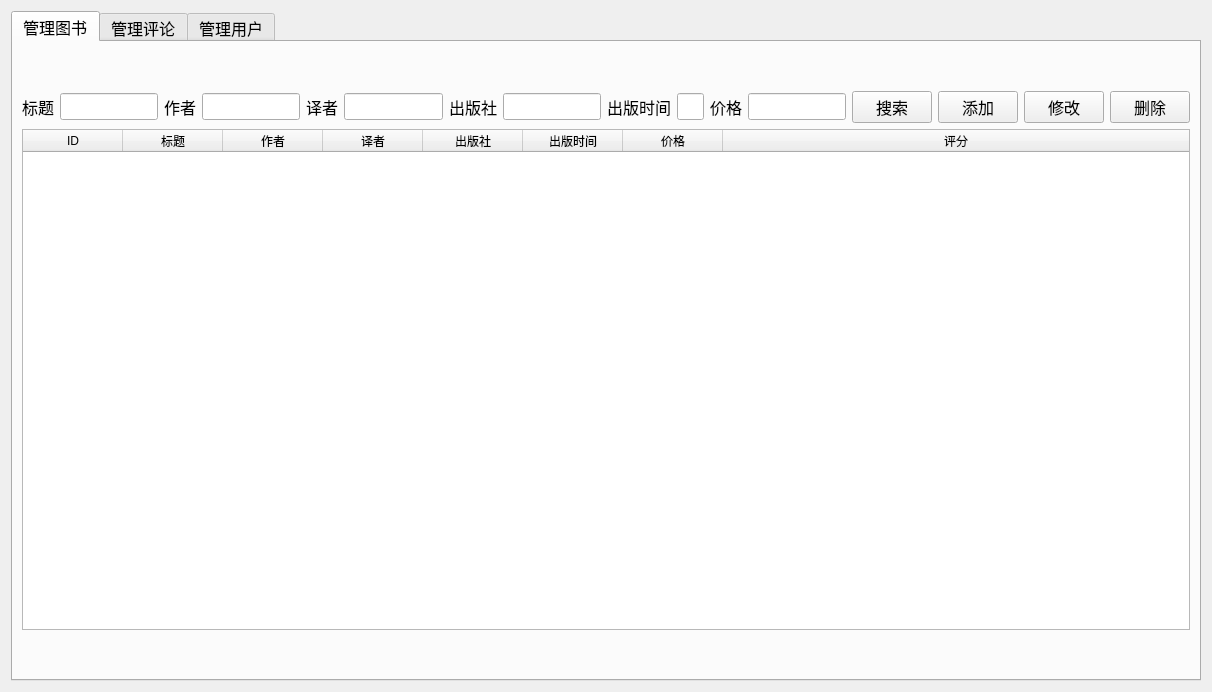
<?xml version="1.0" encoding="UTF-8"?>
<ui version="4.0">
 <class>Admin</class>
 <widget class="QWidget" name="Admin">
  <property name="geometry">
   <rect>
    <x>0</x>
    <y>0</y>
    <width>1212</width>
    <height>692</height>
   </rect>
  </property>
  <property name="font">
   <font>
    <family>Arial</family>
    <pointsize>12</pointsize>
   </font>
  </property>
  <property name="windowTitle">
   <string>管理员界面</string>
  </property>
  <layout class="QGridLayout" name="gridLayout">
   <item row="0" column="0">
    <widget class="QTabWidget" name="tabWidget">
     <property name="currentIndex">
      <number>0</number>
     </property>
     <widget class="QWidget" name="tab">
      <attribute name="title">
       <string>管理图书</string>
      </attribute>
      <layout class="QGridLayout" name="gridLayout_3">
       <item row="0" column="0">
        <layout class="QGridLayout" name="gridLayout_2">
         <item row="3" column="0">
          <spacer name="verticalSpacer_2">
           <property name="orientation">
            <enum>Qt::Vertical</enum>
           </property>
           <property name="sizeType">
            <enum>QSizePolicy::Preferred</enum>
           </property>
           <property name="sizeHint" stdset="0">
            <size>
             <width>20</width>
             <height>40</height>
            </size>
           </property>
          </spacer>
         </item>
         <item row="0" column="0">
          <spacer name="verticalSpacer">
           <property name="orientation">
            <enum>Qt::Vertical</enum>
           </property>
           <property name="sizeType">
            <enum>QSizePolicy::Preferred</enum>
           </property>
           <property name="sizeHint" stdset="0">
            <size>
             <width>20</width>
             <height>40</height>
            </size>
           </property>
          </spacer>
         </item>
         <item row="1" column="0">
          <layout class="QHBoxLayout" name="horizontalLayout">
           <item>
            <spacer name="horizontalSpacer_5">
             <property name="orientation">
              <enum>Qt::Horizontal</enum>
             </property>
             <property name="sizeHint" stdset="0">
              <size>
               <width>40</width>
               <height>20</height>
              </size>
             </property>
            </spacer>
           </item>
           <item>
            <widget class="QLabel" name="label">
             <property name="text">
              <string>标题</string>
             </property>
            </widget>
           </item>
           <item>
            <widget class="QLineEdit" name="lineEdit_book_title">
             <property name="text">
              <string/>
             </property>
            </widget>
           </item>
           <item>
            <spacer name="horizontalSpacer">
             <property name="orientation">
              <enum>Qt::Horizontal</enum>
             </property>
             <property name="sizeHint" stdset="0">
              <size>
               <width>40</width>
               <height>20</height>
              </size>
             </property>
            </spacer>
           </item>
           <item>
            <spacer name="horizontalSpacer_2">
             <property name="orientation">
              <enum>Qt::Horizontal</enum>
             </property>
             <property name="sizeHint" stdset="0">
              <size>
               <width>40</width>
               <height>20</height>
              </size>
             </property>
            </spacer>
           </item>
           <item>
            <widget class="QLabel" name="label_3">
             <property name="text">
              <string>作者</string>
             </property>
            </widget>
           </item>
           <item>
            <widget class="QLineEdit" name="lineEdit_book_author"/>
           </item>
           <item>
            <spacer name="horizontalSpacer_3">
             <property name="orientation">
              <enum>Qt::Horizontal</enum>
             </property>
             <property name="sizeHint" stdset="0">
              <size>
               <width>40</width>
               <height>20</height>
              </size>
             </property>
            </spacer>
           </item>
           <item>
            <widget class="QLabel" name="label_4">
             <property name="text">
              <string>译者</string>
             </property>
            </widget>
           </item>
           <item>
            <widget class="QLineEdit" name="lineEdit_book_translator"/>
           </item>
           <item>
            <spacer name="horizontalSpacer_7">
             <property name="orientation">
              <enum>Qt::Horizontal</enum>
             </property>
             <property name="sizeHint" stdset="0">
              <size>
               <width>40</width>
               <height>20</height>
              </size>
             </property>
            </spacer>
           </item>
           <item>
            <widget class="QLabel" name="label_5">
             <property name="text">
              <string>出版社</string>
             </property>
            </widget>
           </item>
           <item>
            <widget class="QLineEdit" name="lineEdit_book_press"/>
           </item>
           <item>
            <spacer name="horizontalSpacer_4">
             <property name="orientation">
              <enum>Qt::Horizontal</enum>
             </property>
             <property name="sizeHint" stdset="0">
              <size>
               <width>40</width>
               <height>20</height>
              </size>
             </property>
            </spacer>
           </item>
           <item>
            <widget class="QLabel" name="label_2">
             <property name="text">
              <string>出版时间</string>
             </property>
            </widget>
           </item>
           <item>
            <widget class="QLineEdit" name="lineEdit_book_time">
             <property name="maximumSize">
              <size>
               <width>60</width>
               <height>16777215</height>
              </size>
             </property>
             <property name="font">
              <font>
               <family>Arial</family>
               <pointsize>12</pointsize>
               <underline>false</underline>
              </font>
             </property>
             <property name="focusPolicy">
              <enum>Qt::StrongFocus</enum>
             </property>
            </widget>
           </item>
           <item>
            <widget class="QLabel" name="label_6">
             <property name="text">
              <string>价格</string>
             </property>
            </widget>
           </item>
           <item>
            <widget class="QLineEdit" name="lineEdit_book_price"/>
           </item>
           <item>
            <spacer name="horizontalSpacer_8">
             <property name="orientation">
              <enum>Qt::Horizontal</enum>
             </property>
             <property name="sizeHint" stdset="0">
              <size>
               <width>40</width>
               <height>20</height>
              </size>
             </property>
            </spacer>
           </item>
           <item>
            <widget class="QPushButton" name="pushButton_book_search">
             <property name="text">
              <string>搜索</string>
             </property>
            </widget>
           </item>
           <item>
            <widget class="QPushButton" name="pushButton_book_add">
             <property name="text">
              <string>添加</string>
             </property>
            </widget>
           </item>
           <item>
            <widget class="QPushButton" name="pushButton_book_alter">
             <property name="text">
              <string>修改</string>
             </property>
            </widget>
           </item>
           <item>
            <widget class="QPushButton" name="pushButton_book_del">
             <property name="text">
              <string>删除</string>
             </property>
            </widget>
           </item>
           <item>
            <spacer name="horizontalSpacer_6">
             <property name="orientation">
              <enum>Qt::Horizontal</enum>
             </property>
             <property name="sizeHint" stdset="0">
              <size>
               <width>40</width>
               <height>20</height>
              </size>
             </property>
            </spacer>
           </item>
          </layout>
         </item>
         <item row="2" column="0">
          <widget class="QTableWidget" name="tableWidget_book">
           <property name="autoFillBackground">
            <bool>false</bool>
           </property>
           <property name="editTriggers">
            <set>QAbstractItemView::NoEditTriggers</set>
           </property>
           <property name="dragEnabled">
            <bool>false</bool>
           </property>
           <property name="columnCount">
            <number>8</number>
           </property>
           <attribute name="horizontalHeaderCascadingSectionResizes">
            <bool>false</bool>
           </attribute>
           <attribute name="horizontalHeaderHighlightSections">
            <bool>true</bool>
           </attribute>
           <attribute name="horizontalHeaderShowSortIndicator" stdset="0">
            <bool>false</bool>
           </attribute>
           <attribute name="horizontalHeaderStretchLastSection">
            <bool>true</bool>
           </attribute>
           <attribute name="verticalHeaderVisible">
            <bool>true</bool>
           </attribute>
           <attribute name="verticalHeaderCascadingSectionResizes">
            <bool>false</bool>
           </attribute>
           <attribute name="verticalHeaderShowSortIndicator" stdset="0">
            <bool>false</bool>
           </attribute>
           <attribute name="verticalHeaderStretchLastSection">
            <bool>false</bool>
           </attribute>
           <column>
            <property name="text">
             <string>ID</string>
            </property>
           </column>
           <column>
            <property name="text">
             <string>标题</string>
            </property>
           </column>
           <column>
            <property name="text">
             <string>作者</string>
            </property>
           </column>
           <column>
            <property name="text">
             <string>译者</string>
            </property>
           </column>
           <column>
            <property name="text">
             <string>出版社</string>
            </property>
           </column>
           <column>
            <property name="text">
             <string>出版时间</string>
            </property>
           </column>
           <column>
            <property name="text">
             <string>价格</string>
            </property>
           </column>
           <column>
            <property name="text">
             <string>评分</string>
            </property>
           </column>
          </widget>
         </item>
        </layout>
       </item>
      </layout>
     </widget>
     <widget class="QWidget" name="tab_2">
      <attribute name="title">
       <string>管理评论</string>
      </attribute>
      <layout class="QGridLayout" name="gridLayout_5">
       <item row="0" column="0">
        <layout class="QGridLayout" name="gridLayout_4">
         <item row="2" column="2">
          <spacer name="horizontalSpacer_15">
           <property name="orientation">
            <enum>Qt::Horizontal</enum>
           </property>
           <property name="sizeType">
            <enum>QSizePolicy::Preferred</enum>
           </property>
           <property name="sizeHint" stdset="0">
            <size>
             <width>40</width>
             <height>20</height>
            </size>
           </property>
          </spacer>
         </item>
         <item row="0" column="1">
          <spacer name="verticalSpacer_3">
           <property name="orientation">
            <enum>Qt::Vertical</enum>
           </property>
           <property name="sizeType">
            <enum>QSizePolicy::Preferred</enum>
           </property>
           <property name="sizeHint" stdset="0">
            <size>
             <width>20</width>
             <height>40</height>
            </size>
           </property>
          </spacer>
         </item>
         <item row="2" column="0">
          <spacer name="horizontalSpacer_14">
           <property name="orientation">
            <enum>Qt::Horizontal</enum>
           </property>
           <property name="sizeType">
            <enum>QSizePolicy::Preferred</enum>
           </property>
           <property name="sizeHint" stdset="0">
            <size>
             <width>40</width>
             <height>20</height>
            </size>
           </property>
          </spacer>
         </item>
         <item row="1" column="1">
          <layout class="QHBoxLayout" name="horizontalLayout_2">
           <item>
            <widget class="QLabel" name="label_7">
             <property name="text">
              <string>图书标题</string>
             </property>
            </widget>
           </item>
           <item>
            <widget class="QLineEdit" name="lineEdit_review_title">
             <property name="text">
              <string/>
             </property>
            </widget>
           </item>
           <item>
            <spacer name="horizontalSpacer_9">
             <property name="orientation">
              <enum>Qt::Horizontal</enum>
             </property>
             <property name="sizeHint" stdset="0">
              <size>
               <width>40</width>
               <height>20</height>
              </size>
             </property>
            </spacer>
           </item>
           <item>
            <widget class="QLabel" name="label_8">
             <property name="text">
              <string>评论用户</string>
             </property>
            </widget>
           </item>
           <item>
            <widget class="QLineEdit" name="lineEdit_review_reviewer">
             <property name="font">
              <font>
               <family>Arial</family>
               <pointsize>12</pointsize>
               <underline>false</underline>
              </font>
             </property>
             <property name="focusPolicy">
              <enum>Qt::StrongFocus</enum>
             </property>
            </widget>
           </item>
           <item>
            <spacer name="horizontalSpacer_10">
             <property name="orientation">
              <enum>Qt::Horizontal</enum>
             </property>
             <property name="sizeHint" stdset="0">
              <size>
               <width>40</width>
               <height>20</height>
              </size>
             </property>
            </spacer>
           </item>
           <item>
            <widget class="QPushButton" name="pushButton_review_search">
             <property name="text">
              <string>搜索</string>
             </property>
            </widget>
           </item>
           <item>
            <widget class="QPushButton" name="pushButton_review_del">
             <property name="text">
              <string>删除</string>
             </property>
            </widget>
           </item>
          </layout>
         </item>
         <item row="3" column="1">
          <spacer name="verticalSpacer_4">
           <property name="orientation">
            <enum>Qt::Vertical</enum>
           </property>
           <property name="sizeType">
            <enum>QSizePolicy::Preferred</enum>
           </property>
           <property name="sizeHint" stdset="0">
            <size>
             <width>20</width>
             <height>40</height>
            </size>
           </property>
          </spacer>
         </item>
         <item row="2" column="1">
          <widget class="QTableWidget" name="tableWidget_review">
           <property name="editTriggers">
            <set>QAbstractItemView::NoEditTriggers</set>
           </property>
           <attribute name="horizontalHeaderStretchLastSection">
            <bool>true</bool>
           </attribute>
           <column>
            <property name="text">
             <string>ID</string>
            </property>
           </column>
           <column>
            <property name="text">
             <string>书名</string>
            </property>
           </column>
           <column>
            <property name="text">
             <string>评论用户</string>
            </property>
           </column>
           <column>
            <property name="text">
             <string>评论时间</string>
            </property>
           </column>
           <column>
            <property name="text">
             <string>评分</string>
            </property>
           </column>
           <column>
            <property name="text">
             <string>评价</string>
            </property>
           </column>
           <column>
            <property name="text">
             <string>获赞</string>
            </property>
           </column>
          </widget>
         </item>
        </layout>
       </item>
      </layout>
     </widget>
     <widget class="QWidget" name="tab_3">
      <attribute name="title">
       <string>管理用户</string>
      </attribute>
      <layout class="QGridLayout" name="gridLayout_7">
       <item row="0" column="0">
        <layout class="QGridLayout" name="gridLayout_6">
         <item row="0" column="1">
          <spacer name="verticalSpacer_5">
           <property name="orientation">
            <enum>Qt::Vertical</enum>
           </property>
           <property name="sizeType">
            <enum>QSizePolicy::Preferred</enum>
           </property>
           <property name="sizeHint" stdset="0">
            <size>
             <width>20</width>
             <height>40</height>
            </size>
           </property>
          </spacer>
         </item>
         <item row="1" column="1">
          <layout class="QHBoxLayout" name="horizontalLayout_3">
           <item>
            <widget class="QLabel" name="label_13">
             <property name="text">
              <string>用户</string>
             </property>
            </widget>
           </item>
           <item>
            <widget class="QLineEdit" name="lineEdit_reviewer_reviewer">
             <property name="font">
              <font>
               <family>Arial</family>
               <pointsize>12</pointsize>
               <underline>false</underline>
              </font>
             </property>
             <property name="focusPolicy">
              <enum>Qt::StrongFocus</enum>
             </property>
            </widget>
           </item>
           <item>
            <spacer name="horizontalSpacer_18">
             <property name="orientation">
              <enum>Qt::Horizontal</enum>
             </property>
             <property name="sizeType">
              <enum>QSizePolicy::Preferred</enum>
             </property>
             <property name="sizeHint" stdset="0">
              <size>
               <width>40</width>
               <height>20</height>
              </size>
             </property>
            </spacer>
           </item>
           <item>
            <widget class="QPushButton" name="pushButton_reviewer_search">
             <property name="text">
              <string>搜索</string>
             </property>
            </widget>
           </item>
           <item>
            <widget class="QPushButton" name="pushButton_reviewer_del">
             <property name="text">
              <string>删除</string>
             </property>
            </widget>
           </item>
          </layout>
         </item>
         <item row="2" column="2">
          <spacer name="horizontalSpacer_17">
           <property name="orientation">
            <enum>Qt::Horizontal</enum>
           </property>
           <property name="sizeType">
            <enum>QSizePolicy::Preferred</enum>
           </property>
           <property name="sizeHint" stdset="0">
            <size>
             <width>40</width>
             <height>20</height>
            </size>
           </property>
          </spacer>
         </item>
         <item row="2" column="0">
          <spacer name="horizontalSpacer_16">
           <property name="orientation">
            <enum>Qt::Horizontal</enum>
           </property>
           <property name="sizeType">
            <enum>QSizePolicy::Preferred</enum>
           </property>
           <property name="sizeHint" stdset="0">
            <size>
             <width>40</width>
             <height>20</height>
            </size>
           </property>
          </spacer>
         </item>
         <item row="3" column="1">
          <spacer name="verticalSpacer_6">
           <property name="orientation">
            <enum>Qt::Vertical</enum>
           </property>
           <property name="sizeType">
            <enum>QSizePolicy::Preferred</enum>
           </property>
           <property name="sizeHint" stdset="0">
            <size>
             <width>20</width>
             <height>40</height>
            </size>
           </property>
          </spacer>
         </item>
         <item row="2" column="1">
          <widget class="QTableWidget" name="tableWidget_reviewer">
           <property name="editTriggers">
            <set>QAbstractItemView::NoEditTriggers</set>
           </property>
           <attribute name="horizontalHeaderStretchLastSection">
            <bool>true</bool>
           </attribute>
           <column>
            <property name="text">
             <string>ID</string>
            </property>
           </column>
           <column>
            <property name="text">
             <string>昵称</string>
            </property>
           </column>
           <column>
            <property name="text">
             <string>性别</string>
            </property>
           </column>
           <column>
            <property name="text">
             <string>关注者数量</string>
            </property>
           </column>
           <column>
            <property name="text">
             <string>关注数量</string>
            </property>
           </column>
          </widget>
         </item>
        </layout>
       </item>
      </layout>
     </widget>
    </widget>
   </item>
  </layout>
 </widget>
 <resources/>
 <connections/>
</ui>
